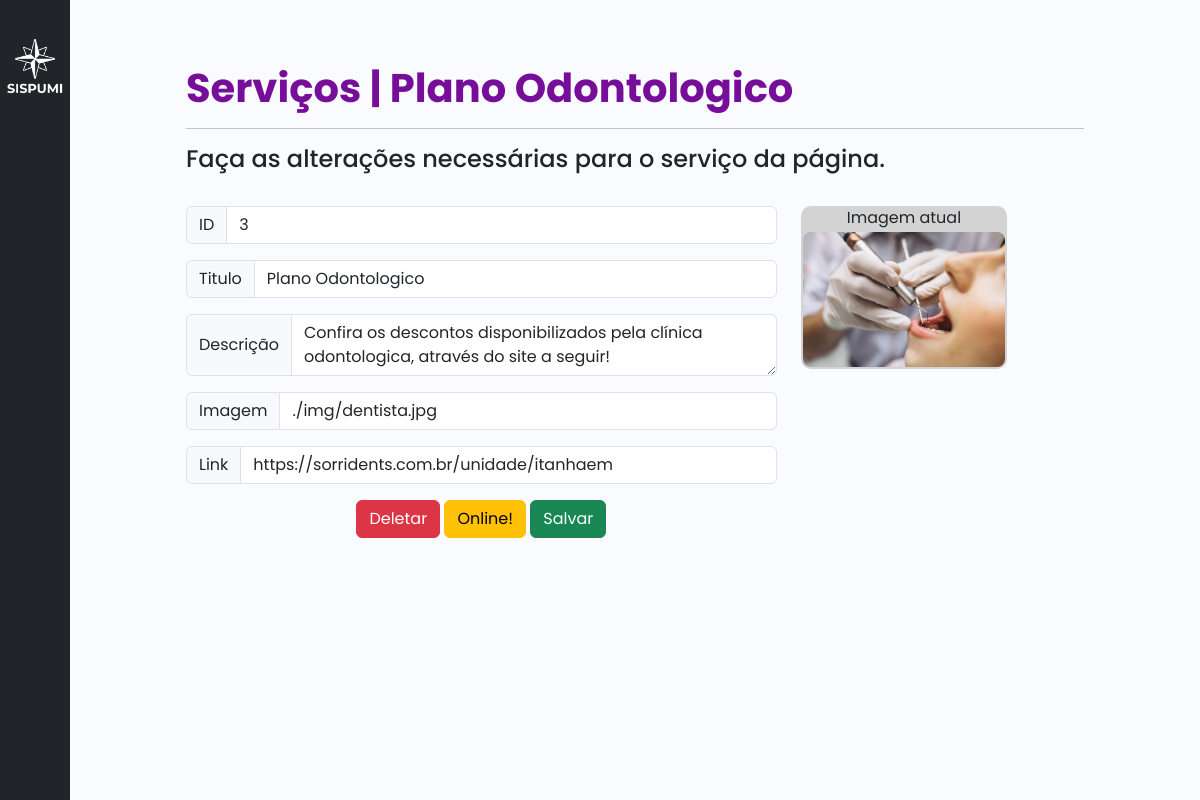
Page /painel-servicos.php?id_servico=3 (signed in) on the committed database.
### tables this page shows
CREATE TABLE IF NOT EXISTS `servico` (
  `id_servico` int(11) NOT NULL AUTO_INCREMENT,
  `nm_servico` varchar(45) NOT NULL,
  `desc_servico` varchar(255) NOT NULL,
  `imagem_servico` text,
  `link_servico` text,
  `status_servico` int(11) NOT NULL,
  `adm_id_adm` int(11) DEFAULT NULL,
  PRIMARY KEY (`id_servico`),
  KEY `adm_id_adm` (`adm_id_adm`)
);

### painel-servicos.php (the view, shortened to what this page needs)
<?php
    include('conexao.php');
    if (isset($_GET['id_servico']) && $_SESSION['adm'] == true) {
        $id_servico = $_GET['id_servico'];
        if($id_servico != 0){
            $sql1 = 'SELECT * FROM servico WHERE id_servico ='.$id_servico;
            $executa = $con->query($sql1);
            $servico = $executa->fetch_array();
            $id  = $servico['id_servico'];
            $titulo = $servico['nm_servico'];
            $descricao = $servico['desc_servico'];
            $link = $servico['link_servico'];
            $imagem = $servico['imagem_servico'];
            if($servico['status_servico'] == 1){
                $status = "Online!";
            }else{
                $status = "Desativado";
            }
        }
    }else{
        header("Location: ./painel2.php");
    }
?>
<!DOCTYPE html>
<html>
<head>
	<link rel="stylesheet" type="text/css" href="./css/bootstrap.min.css">
    <link rel="stylesheet" href="./css/style.css">
    <link href="https://cdn.lineicons.com/4.0/lineicons.css" rel="stylesheet" />
    <link href="https://cdn.jsdelivr.net/npm/bootstrap@5.3.0-alpha3/dist/css/bootstrap.min.css" rel="stylesheet">
</head>
<body>
	<div class="wrapper">
        <aside id="sidebar" class="bg-dark">
            <div class="d-flex">
                <button class="toggle-btn" type="button">
                </button>
            </div>
            <div class="d-flex">
            	<img src="./img/logo1.png" class="img-fluid" alt="..." style="padding: 10%;">
            </div>
            <ul class="sidebar-nav">
                <li class="sidebar-item">
                    <a href="./painel1.php" class="sidebar-link">
                    </a>
                </li>
                <li class="sidebar-item">
                    <a href="./painel2.php" class="sidebar-link">
                    </a>
                </li>
                <li class="sidebar-item">
                    <a href="./painel3.php" class="sidebar-link">
                    </a>
                </li>
            </ul>
            <div class="sidebar-footer">
                <a href="./login.php" class="sidebar-link">
                </a>
            </div>
        </aside>
        <div class="col-sm-1" style="background-color: #fafbfe;"></div>
        <div class="main p-3">
            <br>
            <br>
            <h1 style="color: #760E9A;"><strong>Serviços | <?php echo $titulo ?> </strong></h1>
            <hr>
            <h4>Faça as alterações necessárias para o serviço da página.</h4>
            <br>
            <div class="text-center">
                <div class="row">
                    <div class="col-sm-8">
                        <form method="post">
                        <div class="input-group mb-3">
                            <span class="input-group-text">ID</span>
                            <input name="id" type="text" class="form-control" placeholder="01" aria-label="Username" readonly value="<?php echo $id; ?>">
                        </div>
                        <div class="input-group mb-3">
                            <span class="input-group-text" id="basic-addon1">Titulo</span>
                            <input name="titulo" type="text" class="form-control" placeholder="Seu título aqui" aria-label="Username" aria-describedby="basic-addon1" value="<?php echo $titulo; ?> " maxlength="40">
                        </div>
                        <div class="input-group mb-3">
                            <span class="input-group-text">Descrição</span>
                            <textarea name="subtitulo" class="form-control" aria-label="With textarea" maxlength="200"><?php echo $descricao; ?></textarea>
                        </div>
                        <div class="mb-3">
                            <div class="input-group">
                                <span class="input-group-text" id="basic-addon3">Imagem</span>
                                <input name="imagem" type="text" class="form-control" id="basic-url" placeholder="Link da sua Imagem" aria-describedby="basic-addon3 basic-addon4" value="<?php echo $imagem; ?>">
                            </div>
                        </div>
                        <div class="mb-3">
                            <div class="input-group">
                                <span class="input-group-text" id="basic-addon3">Link</span>
                                <input name="link" type="text" class="form-control" id="basic-url" placeholder="www.seuLink.com" aria-describedby="basic-addon3 basic-addon4" value="<?php echo $link; ?>">
                            </div>
                        </div>
                        <div class="mb-3">
                            <button type="button" class="btn btn-danger" name="btn" onclick="excluir()" value="deletar" data-bs-toggle="tooltip" data-bs-placement="left" title="Apaga a postagem atual.">Deletar</button>
                            <button type="button" class="btn btn-warning" name="btn" onclick="botao()" id="alternador" data-bs-toggle="tooltip" data-bs-placement="bottom" title="Ativa e desativa a postagem sem precisar deletá-la."><?php echo $status; ?></button>
                            <button type="submit" class="btn btn-success" name="btn" value="salvar" data-bs-toggle="tooltip" data-bs-placement="right" title="Salva todas as mudanças e atualiza o Site.">Salvar</button>
                        </div>
                        </form>
                    </div>
                    <div class="col-sm-3">
                        <div style="border-radius: 10px; text-align: center; background-color: lightblue; background-color: lightgray;">
                            Imagem atual
                            <img src="<?php echo $imagem; ?>" class="img-fluid" style="border-radius: 10px; padding: 2px;"></div>
                        <br>
                    </div>
                </div>
            </div>
        </div>
        <div class="col-sm-1" style="background-color: #fafbfe;"></div>
</body>
</html>

### css/style.css (style rules this page uses)
a { text-decoration: none; color: default; }
li { list-style: none; }
h1 { font-weight: 600; font-size: 1.5rem; }
body { font-family: 'Poppins'; }
.wrapper { display: flex; }
.main { min-height: 100vh; width: 100%; overflow: hidden; transition: all 0.35s ease-in-out; background-color: #fafbfe; }
#sidebar { width: 70px; min-width: 70px; z-index: 1000; transition: all .25s ease-in-out; display: flex; flex-direction: column; }
.toggle-btn { background-color: transparent; cursor: pointer; border: 0; padding: 1rem 1.5rem; }
.sidebar-nav { padding: 2rem 0; flex: 1 1 auto; }
a.sidebar-link { padding: .625rem 1.625rem; color: #FFF; display: block; font-size: 1.4rem; white-space: nowrap; border-left: 3px solid transparent; }
.sidebar-item { position: relative; }

### painel-servicos.php (style rules this page uses)
body { font-family: poppins; }
a { text-decoration: none; }

### rows in the picture
servico: nm_servico "Plano Odontologico", id "3", titulo "Plano Odontologico", subtitulo "Confira os descontos disponibilizados pela clínica odontologica, através do site a seguir!", imagem "./img/dentista.jpg", link "https://sorridents.com.br/unidade/itanhaem", status_servico "Online!", imagem_servico (picture)
